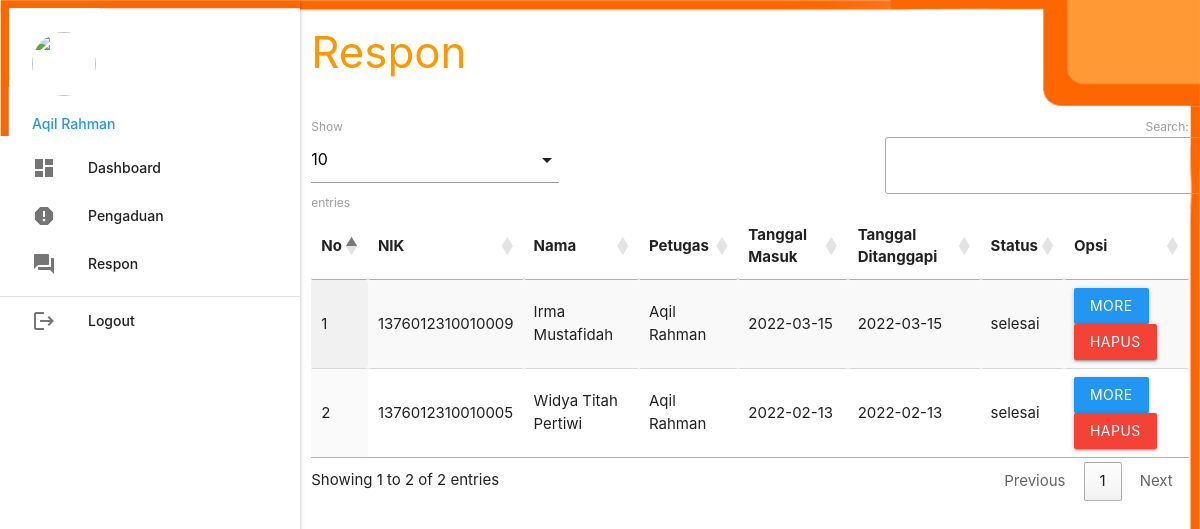
The page /petugas/index.php?p=respon (signed in) on the database its author committed.
### tables this page shows
CREATE TABLE `pengaduan` (
  `id_pengaduan` int(5) NOT NULL,
  `tgl_pengaduan` varchar(20) NOT NULL,
  `nik` varchar(16) NOT NULL,
  `isi_laporan` text NOT NULL,
  `status` enum('proses','selesai') NOT NULL
);

CREATE TABLE `masyarakat` (
  `nik` varchar(16) NOT NULL,
  `nama` varchar(35) NOT NULL,
  `username` varchar(25) NOT NULL,
  `password` varchar(255) NOT NULL,
  `telp` varchar(13) NOT NULL
);

CREATE TABLE `petugas` (
  `id_petugas` int(5) NOT NULL,
  `nama_petugas` varchar(30) NOT NULL,
  `username` varchar(30) NOT NULL,
  `password` varchar(255) NOT NULL,
  `telp_petugas` varchar(13) NOT NULL,
  `level` enum('admin','petugas') NOT NULL
);

CREATE TABLE `tanggapan` (
  `id_tanggapan` int(5) NOT NULL,
  `id_pengaduan` int(5) NOT NULL,
  `tgl_tanggapan` varchar(20) NOT NULL,
  `tanggapan` text NOT NULL,
  `id_petugas` int(5) NOT NULL
);

### petugas/respon.php (the view, shortened to what this page needs)
       <div class="row">
         <div class="col s12 m9">
           <h3 class="orange-text">Respon</h3>
         </div>
       </div>
       <table id="example" class="display responsive-table" style="width:100%">
         <thead>
             <tr>
			<th>No</th>
			<th>NIK</th>
			<th>Nama</th>
			<th>Petugas</th>
			<th>Tanggal Masuk</th>
			<th>Tanggal Ditanggapi</th>
			<th>Status</th>
			<th>Opsi</th>
             </tr>
         </thead>
         <tbody>
<?php
	$no=1;
	$query = mysqli_query($koneksi,"SELECT * FROM pengaduan INNER JOIN masyarakat ON pengaduan.nik=masyarakat.nik INNER JOIN tanggapan ON pengaduan.id_pengaduan=tanggapan.id_pengaduan INNER JOIN petugas ON tanggapan.id_petugas=petugas.id_petugas WHERE tanggapan.id_petugas='".$_SESSION['data']['id_petugas']."' ORDER BY tanggapan.id_pengaduan DESC");
	while ($r=mysqli_fetch_assoc($query)) { ?>
	<tr>
		<td><?php echo $no++; ?></td>
		<td><?php echo $r['nik']; ?></td>
		<td><?php echo $r['nama']; ?></td>
		<td><?php echo $r['nama_petugas']; ?></td>
		<td><?php echo $r['tgl_pengaduan']; ?></td>
		<td><?php echo $r['tgl_tanggapan']; ?></td>
		<td><?php echo $r['status']; ?></td>
		<td><a class="btn blue modal-trigger" href="#more?id_tanggapan=<?php echo $r['id_tanggapan'] ?>">More</a> <a class="btn red" onclick="return confirm('Anda Yakin Ingin Menghapus Y/N')" href="index.php?p=tanggapan_hapus&id_tanggapan=<?php echo $r['id_tanggapan'] ?>">Hapus</a></td>
	</tr>
           <?php  }
            ?>
         </tbody>
       </table>

### rows shown on the page
pengaduan: masyarakat.nik "1376012310010009", masyarakat.nama "Irma Mustafidah", petugas.nama_petugas "Aqil Rahman", tgl_pengaduan "2022-03-15", tanggapan.tgl_tanggapan "2022-03-15", status "selesai"
pengaduan: masyarakat.nik "1376012310010005", masyarakat.nama "Widya Titah Pertiwi", petugas.nama_petugas "Aqil Rahman", tgl_pengaduan "2022-02-13", tanggapan.tgl_tanggapan "2022-02-13", status "selesai"

### other values the page prints
$_SESSION['data']['nama_petugas'] "Aqil Rahman"
